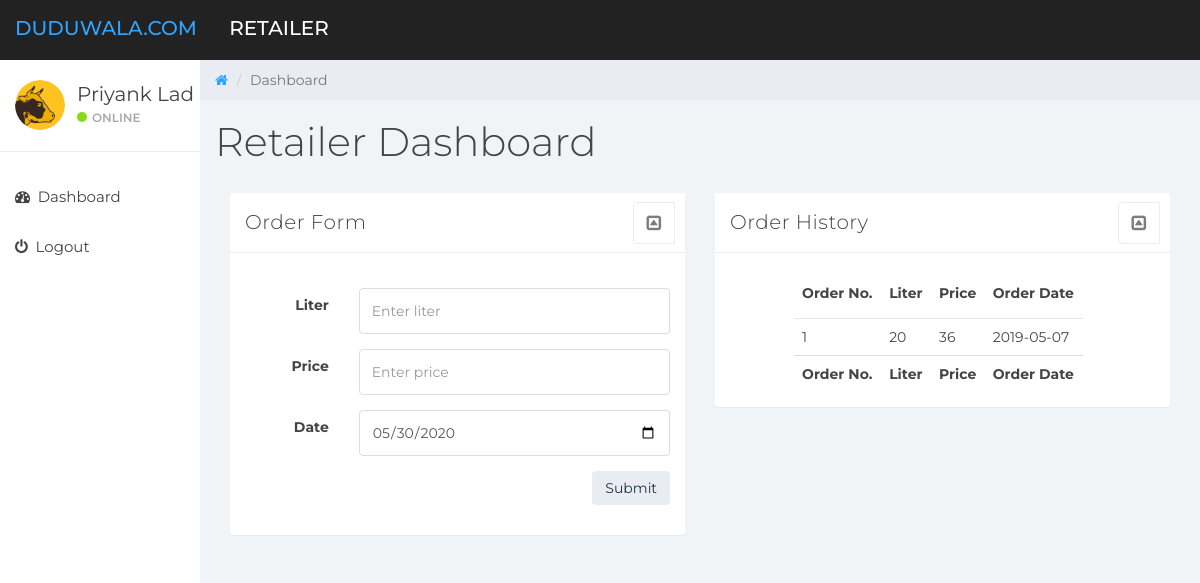
Page /retailer/index.php (signed in) on the committed database.
### tables this page shows
CREATE TABLE IF NOT EXISTS `tblRetailerorder` (
  `no` int(11) NOT NULL,
  `retailerid` int(11) NOT NULL,
  `litre` int(11) NOT NULL,
  `price` int(11) NOT NULL,
  `date` date NOT NULL
);

### retailer/index.php (the view, shortened to what this page needs)
<?php
$rid=$_SESSION['rid'];
$connection=mysqli_connect("localhost","root","mysql","dudhwala");
if(!isset($_SESSION['retailer_username'])){
    header("location:../login.php");
}else {
	?>
    <!DOCTYPE html>
    <html>
    <head>
        <link href="css/bootstrap.min.css" rel="stylesheet">
        <link href="css/font-awesome.min.css" rel="stylesheet">
        <link href="css/datepicker3.css" rel="stylesheet">
        <link href="css/styles.css" rel="stylesheet">
    </head>
    <body>
    <nav class="navbar navbar-custom navbar-fixed-top" role="navigation">
        <div class="container-fluid">
            <div class="navbar-header">
                <a class="navbar-brand"
                   href="#"><span>Duduwala.com</span>&nbsp;&nbsp;&nbsp;&nbsp;&nbsp;&nbsp;Retailer</a>
            </div>
        </div>
    </nav>
    <div id="sidebar-collapse" class="col-sm-3 col-lg-2 sidebar">
        <div class="profile-sidebar">
            <div class="profile-userpic">
                <img src="../image/footer-logo.png" class="img-responsive" alt="">
            </div>
            <div class="profile-usertitle">
                <div class="profile-usertitle-name"><?php echo $_SESSION['retailer_username'];?></div>
                <div class="profile-usertitle-status"><span class="indicator label-success"></span>Online</div>
            </div>
        </div>
        <ul class="nav menu">
            <li><a href="index.php"><em class="fa fa-dashboard">&nbsp;</em> Dashboard</a></li>
            <li><a href="logout.php"><em class="fa fa-power-off">&nbsp;</em> Logout</a></li>
        </ul>
    </div>
    <div class="col-sm-9 col-sm-offset-3 col-lg-10 col-lg-offset-2 main">
        <div class="row">
            <ol class="breadcrumb">
                <li><a href="#">
                        <em class="fa fa-home"></em>
                    </a></li>
                <li class="active">Dashboard</li>
            </ol>
        </div>
        <div class="row">
            <div class="col-lg-12">
                <h1 class="page-header">Retailer Dashboard</h1>
            </div>
        </div>
        <div class="col-lg-6 row" style="margin: 0%;">
            <div class="panel panel-default">
                <div class="panel-heading">
                    Order Form
                    <span class="pull-right clickable panel-toggle panel-button-tab-left"><em
                                class="fa fa-toggle-up"></em></span>
                </div>
                <div class="panel-body">
                    <form class="form-horizontal" action="#" method="post">
                        <fieldset>
                            <div class="form-group">
                                <label class="col-md-3 control-label" for="name">Liter</label>
                                <div class="col-md-9">
                                    <input id="liter" name="liter" type="text" placeholder="Enter liter"
                                           class="form-control" onkeypress="return event.charCode>=48 && event.charCode<=57" maxlength="4">
                                </div>
                            </div>
                            <div class="form-group">
                                <label class="col-md-3 control-label" for="email">Price</label>
                                <div class="col-md-9">
                                    <input id="price" name="price" type="text" placeholder="Enter price"
                                           class="form-control" onkeypress="return event.charCode>=48 && event.charCode<=57" maxlength="5">
                                </div>
                            </div>
                            <div class="form-group">
                                <label class="col-md-3 control-label" for="message">Date</label>
                                <div class="col-md-9">
                                    <input id="date" name="date" type="date" placeholder="Enter Date" min="<?php echo date('Y-m-d')?>"
                                           class="form-control" value="<?php echo date('Y-m-d')?>">
                                </div>
                            </div>
                            <div class="form-group">
                                <div class="col-md-12 widget-right">
                                    <input type="submit" class="btn btn-default btn-md pull-right" value="Submit" name="Submit">
                                </div>
                            </div>
                        </fieldset>
                    </form>
                </div>
            </div>
        </div>
        <div class="col-lg-6 row" style="margin: 0%;">
            <div class="panel panel-default">
                <div class="panel-heading">
                    Order History
                    <span class="pull-right clickable panel-toggle panel-button-tab-left"><em
                                class="fa fa-toggle-up"></em></span>
                </div>
                <div class="panel-body">
                            <div class="form-group">
                                <div class="col-md-9" style="margin: auto;">
                                    <table class="table table-responsive" style="margin: auto; margin-left: 17%; ">
                                        <thead>
                                        <th>Order No.</th>
                                        <th>Liter</th>
                                        <th>Price</th>
                                        <th>Order Date</th>
                                        </thead>
                                    <?php
                                        $order_history=mysqli_query($connection,"select * from tblRetailerorder where retailerid=$rid");
                                        while ($row=mysqli_fetch_array($order_history))
                                        {
                                            echo "<tr>
                                                    <td>".$row['no']."</td>
                                                    <td>".$row['litre']."</td>
                                                    <td>".$row['price']."</td>
                                                    <td>".$row['date']."</td>
                                                    </tr>";
                                        }
                                    ?>
                                        <tfoot>
                                        <th>Order No.</th>
                                        <th>Liter</th>
                                        <th>Price</th>
                                        <th>Order Date</th>
                                        </tfoot>
                                    </table>
                                </div>
                            </div>
                </div>
            </div>
        </div>
    </div>
    </body>
    </html>
	<?php
}?>

### retailer/css/styles.css (style rules this page uses)
body { background: #f1f4f7; padding-top: 60px; font-size: 14px; color: #444444; font-family: "Montserrat", "Helvetica Neue", Helvetica, Arial, sans-serif; }
a, a:hover, a:focus { color: #30a5ff; }
h1, h2, h3, h4, h5, h6 { color: #444444; }
h1 { font-weight: 300; font-size: 40px; }
input.form-control { border: 1px solid #ddd; box-shadow: none; height: 46px; }
.navbar-custom { background: #222; height: 60px; }
.navbar-header .navbar-brand { color: #fff; font-size: 20px; text-transform: uppercase; font-weight: 500; height: 60px; padding-top: 18px; }
.navbar-header .navbar-brand span { color: #30a5ff; }
.btn-default, .btn-default:hover, .btn-default:focus, .btn-default:active, .btn-default.active, .open > .dropdown-toggle.btn-default, .btn-default.disabled, .btn-default[disabled], fieldset[disabled] .btn-default, .btn-default.disabled:hover, .btn-default[disabled]:hover, fieldset[disabled] .btn-default:hover, .btn-default.disabled:focus, .btn-default[disabled]:focus, fieldset[disabled] .btn-default:focus, .btn-default.disabled:active, .btn-default[disabled]:active, fieldset[disabled] .btn-default:active, .btn-default.disabled.active, .btn-default[disabled].active, fieldset[disabled] .btn-default.active { background-color: #e9ecf2; border-color: #e9ecf2; color: #1b3548; }
.label-success { background-color: #8ad919; }
.panel { border: 0; }
.panel-heading .fa-toggle-up, .panel-heading .fa-toggle-down { font-size: 17px; }
.panel-heading { font-size: 20px; font-weight: 300; letter-spacing: 0.025em; height: 60px; line-height: 38px; }
.panel-default .panel-heading { background: #fff; border-bottom: 1px solid #e9ecf2; color: #444444; }
.panel-settings a, .panel-toggle { width: 40px; padding: 2px 0 0 0; }
.panel-settings, .panel-toggle { display: inline-block; margin: -1px -5px 0 15px !important; border-radius: 4px; text-align: center; border: 1px solid #e9ecf2; color: #7c7c7c; background: #fff; width: 42px; }
.clickable { cursor: pointer; }
.panel-heading span { margin: 0px; font-size: 14px; }
.panel-button-tab-left { border-top-right-radius: 0; border-bottom-right-radius: 0; }
.navbar { border: 0; }
.sidebar { display: block; padding: 0; display: none; box-shadow: none; background: #fff; }
.sidebar ul { margin: 20px 0px; }
@media (min-width: 768px) { .sidebar { display: block; position: fixed; top: 60px; bottom: 0; left: 0; z-index: 1000; display: block; margin: 0; padding: 0; overflow-x: hidden; overflow-y: auto; } }
@media (min-width: 768px) { .navbar-header { width: 100%; } }
.sidebar ul.nav li a { height: 50px; font-size: 15px; line-height: 2em; color: #444444; }
.profile-sidebar { padding: 10px 0; border-bottom: 1px solid #e9ecf2; }
.indicator { width: 10px; height: 10px; display: inline-block; border-radius: 9999px; margin-right: 5px; }
.profile-userpic img { float: left; margin: 10px 0px 0px 15px; width: 50px; height: 50px; border-radius: 9999px !important; }
.profile-usertitle { float: left; text-align: left; margin: 10px 0 0 12px; }
.profile-usertitle-name { font-size: 20px; margin-bottom: 0px; }
.profile-usertitle-status { text-transform: uppercase; color: #AAA; font-size: 12px; font-weight: 600; margin-bottom: 15px; }
.breadcrumb { border-radius: 0; padding: 10px 15px 10px 15px; background: #e9ecf2; margin: 0; }
h1.page-header { margin-top: 20px; border-bottom: 0; }
.table { background: #fff; }
.table > thead > tr > th { border-bottom: 1px solid #e6e7e8; vertical-align: middle; height: 50px; }

### rows in the picture
tblretailerorder: no "1", litre "20", price "36", date "2019-05-07"

### other values in the picture
$_SESSION['retailer_username'] "Priyank Lad"
